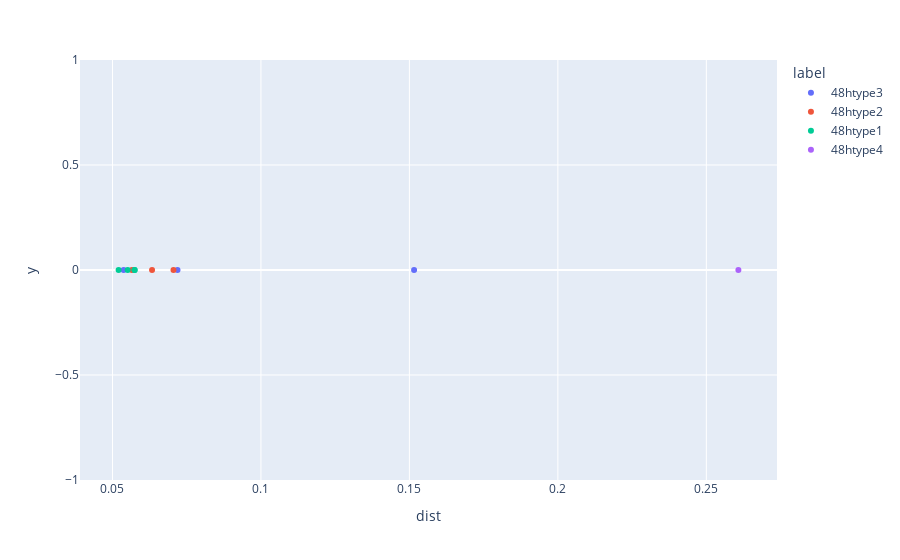

Notebook code cell kept with this figure:
### Code cell
create_POSCAR_weirdos_centroids_appended(coor_weirdos_Li, centroids_2, direc_restructure_destination, lattice_constant, filename = "POSCAR_weirdos_centroids2")
create_POSCAR_weirdos_centroids_appended(coor_weirdos_Li, centroids_3, direc_restructure_destination, lattice_constant, filename = "POSCAR_weirdos_centroids3")
create_POSCAR_weirdos_centroids_appended(coor_weirdos_Li, centroids_4, direc_restructure_destination, lattice_constant, filename = "POSCAR_weirdos_centroids4")

plot_distweirdos(file_loc_important_cols)

### Figure 1 — Plotly figure (JSON) as saved in the notebook; plotly's stock layout.template omitted (floating-point values rounded to 4 significant figures)
{"data": [{"customdata": [["48htype3", [0.3054, 0.3729, 0.9429], "6_7"], ["48htype3", [0.6272, 0.1187, 0.608], "6_6"], ["48htype3", [0.03337, 0.2261, 0.8714], "6_1"]], "hovertemplate": "label=%{customdata[0]}<br>dist=%{x}<br>y=%{y}<br>coor=%{customdata[1]}<br>file=%{customdata[2]}<extra></extra>", "legendgroup": "48htype3", "marker": {"color": "#636efa", "symbol": "circle"}, "mode": "markers", "name": "48htype3", "orientation": "v", "showlegend": true, "type": "scatter", "x": [0.05376, 0.1516, 0.07191], "xaxis": "x", "y": [0, 0, 0], "yaxis": "y"}, {"customdata": [["48htype2", [0.06611, 0.1992, 0.8744], "5_7"], ["48htype2", [0.7694, 0.9692, 0.8774], "3_7"], ["48htype2", [0.23, 0.1246, 0.9492], "3_4"]], "hovertemplate": "label=%{customdata[0]}<br>dist=%{x}<br>y=%{y}<br>coor=%{customdata[1]}<br>file=%{customdata[2]}<extra></extra>", "legendgroup": "48htype2", "marker": {"color": "#EF553B", "symbol": "circle"}, "mode": "markers", "name": "48htype2", "orientation": "v", "showlegend": true, "type": "scatter", "x": [0.05655, 0.07055, 0.06333], "xaxis": "x", "y": [0, 0, 0], "yaxis": "y"}, {"customdata": [["48htype1", [0.8551, 0.5342, 0.7121], "5_1"], ["48htype1", [0.654, 0.2648, 0.02875], "4_5"], ["48htype1", [0.654, 0.02875, 0.2648], "4_5"], ["48htype1", [0.7719, 0.5232, 0.6508], "3_3"]], "hovertemplate": "label=%{customdata[0]}<br>dist=%{x}<br>y=%{y}<br>coor=%{customdata[1]}<br>file=%{customdata[2]}<extra></extra>", "legendgroup": "48htype1", "marker": {"color": "#00cc96", "symbol": "circle"}, "mode": "markers", "name": "48htype1", "orientation": "v", "showlegend": true, "type": "scatter", "x": [0.05206, 0.05745, 0.05745, 0.05512], "xaxis": "x", "y": [0, 0, 0, 0], "yaxis": "y"}, {"customdata": [["48htype4", [0.2441, 0.75, 0.75], "3_5"]], "hovertemplate": "label=%{customdata[0]}<br>dist=%{x}<br>y=%{y}<br>coor=%{customdata[1]}<br>file=%{customdata[2]}<extra></extra>", "legendgroup": "48htype4", "marker": {"color": "#ab63fa", "symbol": "circle"}, "mode": "markers", "name": "48htype4", "orientation": "v", "showlegend": true, "type": "scatter", "x": [0.2608], "xaxis": "x", "y": [0], "yaxis": "y"}], "layout": {"legend": {"title": {"text": "label"}, "tracegroupgap": 0}, "margin": {"t": 60}, "xaxis": {"anchor": "y", "domain": [0, 1], "title": {"text": "dist"}}, "yaxis": {"anchor": "x", "domain": [0, 1], "title": {"text": "y"}}}}
